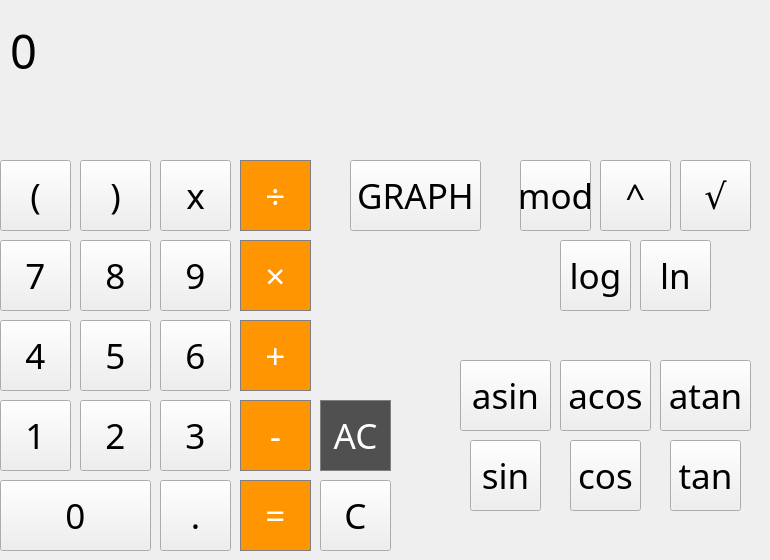
        <widget class="QWidget" name="Math">
          <property name="styleSheet">
            <string notr="true" />
          </property>
          <attribute name="title">
            <string>Math</string>
          </attribute>
          <widget class="QPushButton" name="btn_rb">
            <property name="geometry">
              <rect>
                <x>80</x>
                <y>160</y>
                <width>71</width>
                <height>71</height>
              </rect>
            </property>
            <property name="font">
              <font>
                <family>Avenir</family>
                <pointsize>26</pointsize>
                <weight>50</weight>
                <bold>false</bold>
                <strikeout>false</strikeout>
              </font>
            </property>
            <property name="styleSheet">
              <string notr="true" />
            </property>
            <property name="text">
              <string>)</string>
            </property>
          </widget>
          <widget class="QPushButton" name="btn_0">
            <property name="geometry">
              <rect>
                <x>0</x>
                <y>480</y>
                <width>151</width>
                <height>71</height>
              </rect>
            </property>
            <property name="palette">
              <palette>
                <active />
                <inactive />
                <disabled />
              </palette>
            </property>
            <property name="font">
              <font>
                <family>Avenir</family>
                <pointsize>26</pointsize>
                <strikeout>false</strikeout>
              </font>
            </property>
            <property name="styleSheet">
              <string notr="true" />
            </property>
            <property name="text">
              <string>0</string>
            </property>
          </widget>
          <widget class="QPushButton" name="btn_mul">
            <property name="geometry">
              <rect>
                <x>240</x>
                <y>240</y>
                <width>71</width>
                <height>71</height>
              </rect>
            </property>
            <property name="font">
              <font>
                <family>Avenir</family>
                <pointsize>26</pointsize>
                <strikeout>false</strikeout>
              </font>
            </property>
            <property name="styleSheet">
              <string notr="true">QPushButton {
                background-color: #FF9500;
                color: white;
                border: 1px solid grey;
                }</string>
            </property>
            <property name="text">
              <string>×</string>
            </property>
          </widget>
          <widget class="QPushButton" name="btn_1">
            <property name="geometry">
              <rect>
                <x>0</x>
                <y>400</y>
                <width>71</width>
                <height>71</height>
              </rect>
            </property>
            <property name="font">
              <font>
                <family>Avenir</family>
                <pointsize>26</pointsize>
                <strikeout>false</strikeout>
              </font>
            </property>
            <property name="styleSheet">
              <string notr="true" />
            </property>
            <property name="text">
              <string>1</string>
            </property>
          </widget>
          <widget class="QPushButton" name="btn_pow">
            <property name="geometry">
              <rect>
                <x>600</x>
                <y>160</y>
                <width>71</width>
                <height>71</height>
              </rect>
            </property>
            <property name="font">
              <font>
                <family>Avenir</family>
                <pointsize>26</pointsize>
                <weight>50</weight>
                <bold>false</bold>
                <strikeout>false</strikeout>
              </font>
            </property>
            <property name="styleSheet">
              <string notr="true" />
            </property>
            <property name="text">
              <string>^</string>
            </property>
          </widget>
          <widget class="QPushButton" name="btn_asin">
            <property name="geometry">
              <rect>
                <x>460</x>
                <y>360</y>
                <width>91</width>
                <height>71</height>
              </rect>
            </property>
            <property name="font">
              <font>
                <family>Avenir</family>
                <pointsize>26</pointsize>
                <weight>50</weight>
                <bold>false</bold>
                <strikeout>false</strikeout>
              </font>
            </property>
            <property name="styleSheet">
              <string notr="true" />
            </property>
            <property name="text">
              <string>asin</string>
            </property>
          </widget>
          <widget class="QPushButton" name="btn_lb">
            <property name="geometry">
              <rect>
                <x>0</x>
                <y>160</y>
                <width>71</width>
                <height>71</height>
              </rect>
            </property>
            <property name="font">
              <font>
                <family>Avenir</family>
                <pointsize>26</pointsize>
                <weight>50</weight>
                <bold>false</bold>
                <strikeout>false</strikeout>
              </font>
            </property>
            <property name="styleSheet">
              <string notr="true" />
            </property>
            <property name="text">
              <string>(</string>
            </property>
          </widget>
          <widget class="QPushButton" name="btn_plus">
            <property name="geometry">
              <rect>
                <x>240</x>
                <y>320</y>
                <width>71</width>
                <height>71</height>
              </rect>
            </property>
            <property name="font">
              <font>
                <family>Avenir</family>
                <pointsize>26</pointsize>
                <strikeout>false</strikeout>
              </font>
            </property>
            <property name="styleSheet">
              <string notr="true">QPushButton {
                background-color: #FF9500;
                color: white;
                border: 1px solid grey;
                }</string>
            </property>
            <property name="text">
              <string>+</string>
            </property>
          </widget>
          <widget class="QPushButton" name="btn_8">
            <property name="geometry">
              <rect>
                <x>80</x>
                <y>240</y>
                <width>71</width>
                <height>71</height>
              </rect>
            </property>
            <property name="font">
              <font>
                <family>Avenir</family>
                <pointsize>26</pointsize>
                <strikeout>false</strikeout>
              </font>
            </property>
            <property name="styleSheet">
              <string notr="true" />
            </property>
            <property name="text">
              <string>8</string>
            </property>
          </widget>
          <widget class="QPushButton" name="btn_sin">
            <property name="geometry">
              <rect>
                <x>470</x>
                <y>440</y>
                <width>71</width>
                <height>71</height>
              </rect>
            </property>
            <property name="font">
              <font>
                <family>Avenir</family>
                <pointsize>26</pointsize>
                <weight>50</weight>
                <bold>false</bold>
                <strikeout>false</strikeout>
              </font>
            </property>
            <property name="styleSheet">
              <string notr="true" />
            </property>
            <property name="text">
              <string>sin</string>
            </property>
          </widget>
          <widget class="QPushButton" name="btn_acos">
            <property name="geometry">
              <rect>
                <x>560</x>
                <y>360</y>
                <width>91</width>
                <height>71</height>
              </rect>
            </property>
            <property name="font">
              <font>
                <family>Avenir</family>
                <pointsize>26</pointsize>
                <weight>50</weight>
                <bold>false</bold>
                <strikeout>false</strikeout>
              </font>
            </property>
            <property name="styleSheet">
              <string notr="true" />
            </property>
            <property name="text">
              <string>acos</string>
            </property>
          </widget>
          <widget class="QPushButton" name="btn_res">
            <property name="geometry">
              <rect>
                <x>240</x>
                <y>480</y>
                <width>71</width>
                <height>71</height>
              </rect>
            </property>
            <property name="font">
              <font>
                <family>Avenir</family>
                <pointsize>26</pointsize>
                <strikeout>false</strikeout>
              </font>
            </property>
            <property name="styleSheet">
              <string notr="true">QPushButton {
                background-color: #FF9500;
                color: white;
                border: 1px solid grey;
                }</string>
            </property>
            <property name="text">
              <string>=</string>
            </property>
          </widget>
          <widget class="QLabel" name="result">
            <property name="geometry">
              <rect>
                <x>10</x>
                <y>10</y>
                <width>751</width>
                <height>81</height>
              </rect>
            </property>
            <property name="font">
              <font>
                <family>Avenir</family>
                <pointsize>35</pointsize>
                <strikeout>false</strikeout>
              </font>
            </property>
            <property name="styleSheet">
              <string notr="true">QLabel {
                qproperty-alignment: 'AlignVCenter | AlignRight';
                border: 1px solid gray;
                }

                background-color : white;</string>
            </property>
            <property name="text">
              <string>0</string>
            </property>
          </widget>
          <widget class="QPushButton" name="btn_ln">
            <property name="geometry">
              <rect>
                <x>640</x>
                <y>240</y>
                <width>71</width>
                <height>71</height>
              </rect>
            </property>
            <property name="font">
              <font>
                <family>Avenir</family>
                <pointsize>26</pointsize>
                <weight>50</weight>
                <bold>false</bold>
                <strikeout>false</strikeout>
              </font>
            </property>
            <property name="styleSheet">
              <string notr="true" />
            </property>
            <property name="text">
              <string>ln</string>
            </property>
          </widget>
          <widget class="QPushButton" name="btn_dot">
            <property name="geometry">
              <rect>
                <x>160</x>
                <y>480</y>
                <width>71</width>
                <height>71</height>
              </rect>
            </property>
            <property name="font">
              <font>
                <family>Avenir</family>
                <pointsize>26</pointsize>
                <weight>50</weight>
                <bold>false</bold>
                <strikeout>false</strikeout>
              </font>
            </property>
            <property name="styleSheet">
              <string notr="true" />
            </property>
            <property name="text">
              <string>.</string>
            </property>
          </widget>
          <widget class="QPushButton" name="btn_clear">
            <property name="geometry">
              <rect>
                <x>320</x>
                <y>480</y>
                <width>71</width>
                <height>71</height>
              </rect>
            </property>
            <property name="font">
              <font>
                <family>Avenir</family>
                <pointsize>26</pointsize>
                <weight>50</weight>
                <bold>false</bold>
                <strikeout>false</strikeout>
              </font>
            </property>
            <property name="styleSheet">
              <string notr="true" />
            </property>
            <property name="text">
              <string>C</string>
            </property>
          </widget>
          <widget class="QPushButton" name="btn_min">
            <property name="geometry">
              <rect>
                <x>240</x>
                <y>400</y>
                <width>71</width>
                <height>71</height>
              </rect>
            </property>
            <property name="font">
              <font>
                <family>Avenir</family>
                <pointsize>26</pointsize>
                <strikeout>false</strikeout>
              </font>
            </property>
            <property name="styleSheet">
              <string notr="true">QPushButton {
                background-color: #FF9500;
                color: white;
                border: 1px solid grey;
                }</string>
            </property>
            <property name="text">
              <string>-</string>
            </property>
          </widget>
          <widget class="QPushButton" name="btn_x">
            <property name="geometry">
              <rect>
                <x>160</x>
                <y>160</y>
                <width>71</width>
                <height>71</height>
              </rect>
            </property>
            <property name="font">
              <font>
                <family>Avenir</family>
                <pointsize>26</pointsize>
                <weight>50</weight>
                <bold>false</bold>
                <strikeout>false</strikeout>
              </font>
            </property>
            <property name="styleSheet">
              <string notr="true" />
            </property>
            <property name="text">
              <string>x</string>
            </property>
          </widget>
          <widget class="QPushButton" name="btn_7">
            <property name="geometry">
              <rect>
                <x>0</x>
                <y>240</y>
                <width>71</width>
                <height>71</height>
              </rect>
            </property>
            <property name="font">
              <font>
                <family>Avenir</family>
                <pointsize>26</pointsize>
                <strikeout>false</strikeout>
              </font>
            </property>
            <property name="styleSheet">
              <string notr="true" />
            </property>
            <property name="text">
              <string>7</string>
            </property>
          </widget>
          <widget class="QPushButton" name="btn_tan">
            <property name="geometry">
              <rect>
                <x>670</x>
                <y>440</y>
                <width>71</width>
                <height>71</height>
              </rect>
            </property>
            <property name="font">
              <font>
                <family>Avenir</family>
                <pointsize>26</pointsize>
                <weight>50</weight>
                <bold>false</bold>
                <strikeout>false</strikeout>
              </font>
            </property>
            <property name="styleSheet">
              <string notr="true" />
            </property>
            <property name="text">
              <string>tan</string>
            </property>
          </widget>
          <widget class="QPushButton" name="btn_log">
            <property name="geometry">
              <rect>
                <x>560</x>
                <y>240</y>
                <width>71</width>
                <height>71</height>
              </rect>
            </property>
            <property name="font">
              <font>
                <family>Avenir</family>
                <pointsize>26</pointsize>
                <weight>50</weight>
                <bold>false</bold>
                <strikeout>false</strikeout>
              </font>
            </property>
            <property name="styleSheet">
              <string notr="true" />
            </property>
            <property name="text">
              <string>log</string>
            </property>
          </widget>
          <widget class="QPushButton" name="btn_sqrt">
            <property name="geometry">
              <rect>
                <x>680</x>
                <y>160</y>
                <width>71</width>
                <height>71</height>
              </rect>
            </property>
            <property name="font">
              <font>
                <family>Avenir</family>
                <pointsize>26</pointsize>
                <weight>50</weight>
                <bold>false</bold>
                <strikeout>false</strikeout>
              </font>
            </property>
            <property name="styleSheet">
              <string notr="true" />
            </property>
            <property name="text">
              <string>√</string>
            </property>
          </widget>
          <widget class="QPushButton" name="btn_plot">
            <property name="geometry">
              <rect>
                <x>350</x>
                <y>160</y>
                <width>131</width>
                <height>71</height>
              </rect>
            </property>
            <property name="font">
              <font>
                <family>Avenir</family>
                <pointsize>26</pointsize>
                <weight>50</weight>
                <bold>false</bold>
                <strikeout>false</strikeout>
              </font>
            </property>
            <property name="styleSheet">
              <string notr="true" />
            </property>
            <property name="text">
              <string>GRAPH</string>
            </property>
          </widget>
          <widget class="QPushButton" name="btn_9">
            <property name="geometry">
              <rect>
                <x>160</x>
                <y>240</y>
                <width>71</width>
                <height>71</height>
              </rect>
            </property>
            <property name="font">
              <font>
                <family>Avenir</family>
                <pointsize>26</pointsize>
                <strikeout>false</strikeout>
              </font>
            </property>
            <property name="styleSheet">
              <string notr="true" />
            </property>
            <property name="text">
              <string>9</string>
            </property>
          </widget>
          <widget class="QPushButton" name="btn_cos">
            <property name="geometry">
              <rect>
                <x>570</x>
                <y>440</y>
                <width>71</width>
                <height>71</height>
              </rect>
            </property>
            <property name="font">
              <font>
                <family>Avenir</family>
                <pointsize>26</pointsize>
                <weight>50</weight>
                <bold>false</bold>
                <strikeout>false</strikeout>
              </font>
            </property>
            <property name="styleSheet">
              <string notr="true" />
            </property>
            <property name="text">
              <string>cos</string>
            </property>
          </widget>
          <widget class="QPushButton" name="btn_div">
            <property name="geometry">
              <rect>
                <x>240</x>
                <y>160</y>
                <width>71</width>
                <height>71</height>
              </rect>
            </property>
            <property name="font">
              <font>
                <family>Avenir</family>
                <pointsize>26</pointsize>
                <strikeout>false</strikeout>
              </font>
            </property>
            <property name="mouseTracking">
              <bool>false</bool>
            </property>
            <property name="styleSheet">
              <string notr="true">QPushButton {
                background-color: #FF9500;
                color: white;
                border: 1px solid grey;
                }</string>
            </property>
            <property name="text">
              <string>÷</string>
            </property>
          </widget>
          <widget class="QPushButton" name="btn_2">
            <property name="geometry">
              <rect>
                <x>80</x>
                <y>400</y>
                <width>71</width>
                <height>71</height>
              </rect>
            </property>
            <property name="font">
              <font>
                <family>Avenir</family>
                <pointsize>26</pointsize>
                <strikeout>false</strikeout>
              </font>
            </property>
            <property name="styleSheet">
              <string notr="true" />
            </property>
            <property name="text">
              <string>2</string>
            </property>
          </widget>
          <widget class="QPushButton" name="btn_5">
            <property name="geometry">
              <rect>
                <x>80</x>
                <y>320</y>
                <width>71</width>
                <height>71</height>
              </rect>
            </property>
            <property name="font">
              <font>
                <family>Avenir</family>
                <pointsize>26</pointsize>
                <strikeout>false</strikeout>
              </font>
            </property>
            <property name="styleSheet">
              <string notr="true" />
            </property>
            <property name="text">
              <string>5</string>
            </property>
          </widget>
          <widget class="QPushButton" name="btn_6">
            <property name="geometry">
              <rect>
                <x>160</x>
                <y>320</y>
                <width>71</width>
                <height>71</height>
              </rect>
            </property>
            <property name="font">
              <font>
                <family>Avenir</family>
                <pointsize>26</pointsize>
                <strikeout>false</strikeout>
              </font>
            </property>
            <property name="styleSheet">
              <string notr="true" />
            </property>
            <property name="text">
              <string>6</string>
            </property>
          </widget>
          <widget class="QPushButton" name="btn_ac">
            <property name="geometry">
              <rect>
                <x>320</x>
                <y>400</y>
                <width>71</width>
                <height>71</height>
              </rect>
            </property>
            <property name="font">
              <font>
                <family>Avenir</family>
                <pointsize>26</pointsize>
                <weight>50</weight>
                <bold>false</bold>
                <strikeout>false</strikeout>
              </font>
            </property>
            <property name="styleSheet">
              <string notr="true">QPushButton {
                background-color: #505050;
                border: 1px solid grey;
                color: white;
                }</string>
            </property>
            <property name="text">
              <string>AC</string>
            </property>
          </widget>
          <widget class="QPushButton" name="btn_4">
            <property name="geometry">
              <rect>
                <x>0</x>
                <y>320</y>
                <width>71</width>
                <height>71</height>
              </rect>
            </property>
            <property name="font">
              <font>
                <family>Avenir</family>
                <pointsize>26</pointsize>
                <strikeout>false</strikeout>
              </font>
            </property>
            <property name="styleSheet">
              <string notr="true" />
            </property>
            <property name="text">
              <string>4</string>
            </property>
          </widget>
          <widget class="QPushButton" name="btn_3">
            <property name="geometry">
              <rect>
                <x>160</x>
                <y>400</y>
                <width>71</width>
                <height>71</height>
              </rect>
            </property>
            <property name="font">
              <font>
                <family>Avenir</family>
                <pointsize>26</pointsize>
                <strikeout>false</strikeout>
              </font>
            </property>
            <property name="styleSheet">
              <string notr="true" />
            </property>
            <property name="text">
              <string>3</string>
            </property>
          </widget>
          <widget class="QPushButton" name="btn_atan">
            <property name="geometry">
              <rect>
                <x>660</x>
                <y>360</y>
                <width>91</width>
                <height>71</height>
              </rect>
            </property>
            <property name="font">
              <font>
                <family>Avenir</family>
                <pointsize>26</pointsize>
                <weight>50</weight>
                <bold>false</bold>
                <strikeout>false</strikeout>
              </font>
            </property>
            <property name="styleSheet">
              <string notr="true" />
            </property>
            <property name="text">
              <string>atan</string>
            </property>
          </widget>
          <widget class="QPushButton" name="btn_mod">
            <property name="geometry">
              <rect>
                <x>520</x>
                <y>160</y>
                <width>71</width>
                <height>71</height>
              </rect>
            </property>
            <property name="font">
              <font>
                <family>Avenir</family>
                <pointsize>26</pointsize>
                <weight>50</weight>
                <bold>false</bold>
                <strikeout>false</strikeout>
              </font>
            </property>
            <property name="styleSheet">
              <string notr="true" />
            </property>
            <property name="text">
              <string>mod</string>
            </property>
          </widget>
        </widget>
